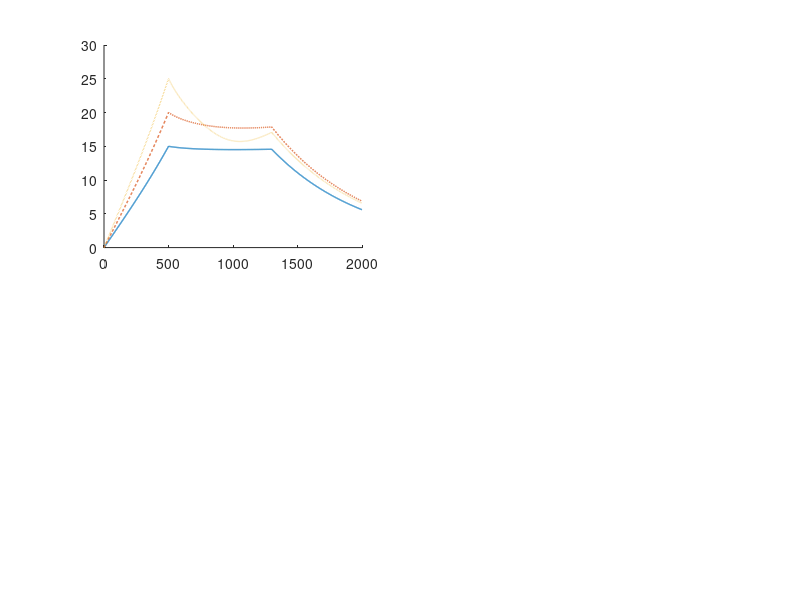

Reproduce this figure in MATLAB. (Note: this script raises an error after producing the figure.)
% MATLAB Script for Electromechanical Cavity Control
% Focus on one dominant inertial mode + non-inertial for mechanical model

clearvars; close all; clc;

disp(' Electromechanical Model Control Simulation  ');

%  Simulation Parameters 
T_s = 1e-6;         % Sampling time (s)
t_fill = 500e-6;    % Filling duration (s)
t_flattop = 800e-6; % Flattop duration (s)
t_decay = 700e-6;   % Decay duration (s)
t_pulse_end = t_fill + t_flattop + t_decay;
time_vec_sim = (0:T_s:t_pulse_end-T_s)';
n_pts = length(time_vec_sim);

n_fill_end = round(t_fill / T_s);
n_flattop_end = n_fill_end + round(t_flattop / T_s);

%  Electrical Parameters 
f_hb = 217;           % Half-bandwidth (Hz)
w_hb = 2 * pi * f_hb;   % omega_1/2 (rad/s)
w0_rho = 4.247e12;    % omega0*rho (Ohm/s or V/(A*s))

%  Simulation Cases (Vc, Predetuning, Beam Current) 
Vc_lvls_MV = [15, 20, 25];       % MV
df0_lvls_Hz = [130, 230, 370];   % Approx. optimal predetuning (Hz)
Ib_lvls_mA = [5.0, 6.5, 8.0];   % Approx. optimal beam current (mA)
num_sim_cases = length(Vc_lvls_MV);
sim_results = cell(num_sim_cases, 1);

%  Mechanical Model Constants 
L_cav_sq = (1.037)^2; 
K_L_Hz_per_MVm2_all = [0.1, 0.1, 0.1, 0.5]; % K factor Hz/(MV/m)^2
km_Hz_per_MV2_all = K_L_Hz_per_MVm2_all / L_cav_sq; % k factor Hz/MV^2

% Using ONE dominant inertial mode + non-inertial
fm_mech_Hz_inertial = 235; % Hz 
wm_mech_rs_inertial = 2 * pi * fm_mech_Hz_inertial;
Qm_mech_inertial = 100;
km_Hz_per_MV2_inertial = km_Hz_per_MV2_all(1);

tau_noni_s = 0.1e-3; 
k_noni_Hz_MV2 = km_Hz_per_MV2_all(4);

%  Main Simulation Loop 
for i_case = 1:num_sim_cases
    Vc_mag_target = Vc_lvls_MV(i_case) * 1e6; 
    df0_Hz = df0_lvls_Hz(i_case);             
    Ib_mag_flattop = Ib_lvls_mA(i_case) * 1e-3; 
    
    Vc_phase_target = 0; 
    Vc_cplx_target = Vc_mag_target * exp(1j * Vc_phase_target);
    dw0_rs = 2 * pi * df0_Hz; 
    phi_b_rel = 0; 
    Ub_phase = Vc_phase_target + phi_b_rel;
    Ub_cplx_flattop = w0_rho * Ib_mag_flattop * exp(1j * Ub_phase);

    fprintf('Simulating Case %d: Vc=%.0fMV, df0=%.0fHz, Ib=%.1fmA\n', i_case, Vc_lvls_MV(i_case), df0_Hz, Ib_lvls_mA(i_case));

    % Initialize states per case
    W_m_inert_single = [0, 0]; % [delta_w_m, dot_delta_w_m] for the single inertial mode
    dw_noni_rs = 0;
    v_cav_cplx = zeros(n_pts, 1);
    u_drive_Vps = zeros(n_pts, 1);
    i_total_abs_A = zeros(n_pts, 1);
    phi_cav_target_fill = Vc_phase_target; % Initial target phase for filling logic
                                       % This needs to be chosen to make phase at t_f = Vc_phase_target
                                       % For simplicity, start with Vc_phase_target and let it evolve via dphi/dt = DeltaOmega
    
    dw_LFD_rs = zeros(n_pts, 1);
    dw_total_rs = zeros(n_pts, 1);

    for n = 1:(n_pts-1)
        v_n_V_abs = abs(v_cav_cplx(n));
        v_n_sq_MV2 = (v_n_V_abs / 1e6)^2;

        % Simplified Mechanical Model Update (1 inertial + 1 non-inertial)
        % Inertial Mode
        km_Hz_V2_i = km_Hz_per_MV2_inertial / (1e6)^2;
        Am_m = [0, 1; -wm_mech_rs_inertial^2, -wm_mech_rs_inertial/Qm_mech_inertial];
        Bm_m_term = -2 * pi * wm_mech_rs_inertial^2 * km_Hz_V2_i;
        Bm_m = [0; Bm_m_term];
        W_dot = Am_m * W_m_inert_single' + Bm_m * v_n_V_abs^2;
        W_m_inert_single = W_m_inert_single + (W_dot * T_s)';
        dw_inert_LFD_rs = W_m_inert_single(1);
        
        % Non-Inertial Mode
        km_noni_Hz_V2_val = k_noni_Hz_MV2 / (1e6)^2;
        drv_term_noni = -2 * pi * km_noni_Hz_V2_val * v_n_V_abs^2;
        dot_dw_noni = (drv_term_noni - dw_noni_rs) / tau_noni_s;
        dw_noni_rs = dw_noni_rs + dot_dw_noni * T_s;
        
        dw_LFD_rs(n) = dw_inert_LFD_rs + dw_noni_rs;
        dw_total_rs(n) = dw0_rs + dw_LFD_rs(n);

        % Electrical Control Input
        if n <= n_fill_end % FILLING
            % Target phase for u_drive should be such that d(phi_cav)/dt = delta_w_total
            % Let the phase of u_drive be phi_u
            % v_cav_phase_current_step = angle(v_cav_cplx(n)); % This can be noisy if v_cav is small
            % phi_u = v_cav_phase_current_step + delta_w_total_rs(n) * T_s; % Predict next phase for resonance
            % Alternative: Maintain a target phase accumulator for u_drive
            phi_cav_target_fill = phi_cav_target_fill + dw_total_rs(n) * T_s;

            t_fill_curr = (n-1)*T_s;
            sinh_tf = sinh(w_hb * t_fill);
            u_mag = 0;
            if abs(sinh_tf) > 1e-9
                u_mag = w_hb * Vc_mag_target * exp(w_hb * t_fill_curr) / sinh_tf;
            end
            u_drive_Vps(n) = u_mag * exp(1j * phi_cav_target_fill);
            i_total_abs_A(n) = abs(u_drive_Vps(n)) / w0_rho;
        elseif n > n_fill_end && n <= n_flattop_end % FLATTOP
            Ac_n = -w_hb + 1j * dw_total_rs(n);
            u_drive_Vps(n) = -Ac_n * Vc_cplx_target; % This is omega0*rho*(ig-ib)
            i_total_abs_A(n) = abs(u_drive_Vps(n)) / w0_rho; % This is |ig-ib|
        else % DECAY
            u_drive_Vps(n) = 0;
            i_total_abs_A(n) = 0;
        end
        
        % Electrical Model Update
        An_elec = (1 - w_hb * T_s) + 1j * dw_total_rs(n) * T_s;
        un_elec_drive = T_s * u_drive_Vps(n);
        if n < n_pts
            v_cav_cplx(n+1) = An_elec * v_cav_cplx(n) + un_elec_drive;
        end
    end
    dw_LFD_rs(n_pts) = dw_LFD_rs(n_pts-1); 
    dw_total_rs(n_pts) = dw_total_rs(n_pts-1);
    i_total_abs_A(n_pts) = i_total_abs_A(n_pts-1);
    u_drive_Vps(n_pts) = u_drive_Vps(n_pts-1);

    sim_results{i_case}.v_cav_abs = abs(v_cav_cplx);
    sim_results{i_case}.v_cav_phase = unwrap(angle(v_cav_cplx));
    sim_results{i_case}.i_total_abs_A = i_total_abs_A;
    u_drive_phase_temp = unwrap(angle(u_drive_Vps));
    u_drive_phase_temp(abs(u_drive_Vps) < 1e-9) = NaN;
    sim_results{i_case}.u_drive_phase = u_drive_phase_temp;
    sim_results{i_case}.dw_total_rs = dw_total_rs;
    sim_results{i_case}.Vc_level_MV = Vc_lvls_MV(i_case);
end
disp('All simulations finished.');

%  Plotting (Overlaying results) 
plot_fs = 8; 
line_styles = {'-', '--', ':'};
plot_colors = lines(num_sim_cases);
Vc_legend = arrayfun(@(x) sprintf('%dMV',x), Vc_lvls_MV, 'UniformOutput', false);

figure('Name', 'Electromechanical Sim (Multi Vc - Reworked)');

subplot(2,2,1); hold on;
for i=1:num_sim_cases, plot(time_vec_sim*1e6, sim_results{i}.v_cav_abs/1e6, 'LineWidth',1, 'Color',plot_colors(i,:), 'LineStyle',line_styles{i}); end
hold off; title('$|V_{cav}(t)|$','Int','latex','FS',plot_fs+1); xlabel('Time ($\mu$s)','Int','latex','FS',plot_fs); ylabel('$|V_{cav}|$ (MV)','Int','latex','FS',plot_fs);
grid on; set(gca,'FS',plot_fs); xlim([0 t_pulse_end*1e6]); legend(Vc_legend,'Loc','SE','FS',plot_fs-1);

subplot(2,2,2); hold on;
for i=1:num_sim_cases, plot(time_vec_sim*1e6, sim_results{i}.i_total_abs_A*1e3, 'LineWidth',1, 'Color',plot_colors(i,:), 'LineStyle',line_styles{i}); end
hold off; title('$|i_{total}(t)|$','Int','latex','FS',plot_fs+1); xlabel('Time ($\mu$s)','Int','latex','FS',plot_fs); ylabel('Current (mA)','Int','latex','FS',plot_fs);
grid on; set(gca,'FS',plot_fs); xlim([0 t_pulse_end*1e6]); legend(Vc_legend,'Loc','NE','FS',plot_fs-1);

subplot(2,2,3); hold on;
for i=1:num_sim_cases
    plot(time_vec_sim*1e6, sim_results{i}.v_cav_phase, 'LineWidth',1, 'Color',plot_colors(i,:), 'LineStyle',line_styles{i});
end
hold off; title('Phase of $V_{cav}$','Int','latex','FS',plot_fs+1); xlabel('Time ($\mu$s)','Int','latex','FS',plot_fs); ylabel('Phase (rad)','Int','latex','FS',plot_fs);
grid on; set(gca,'FS',plot_fs); xlim([0 t_pulse_end*1e6]); legend(Vc_legend,'Loc','SE','FS',plot_fs-1);

subplot(2,2,4); hold on;
for i=1:num_sim_cases, plot(time_vec_sim*1e6, sim_results{i}.dw_total_rs/(2*pi), 'LineWidth',1, 'Color',plot_colors(i,:), 'LineStyle',line_styles{i}); end
hold off; title('Total Cavity Detuning $\Delta f(t)$','Int','latex','FS',plot_fs+1); xlabel('Time ($\mu$s)','Int','latex','FS',plot_fs); ylabel('$\Delta f$ (Hz)','Int','latex','FS',plot_fs);
grid on; set(gca,'FS',plot_fs); xlim([0 t_pulse_end*1e6]); legend(Vc_legend,'Loc','NE','FS',plot_fs-1);

sgtitle('Electromechanical Model ($V_{flattop}$ varied, Simplified Mech. Model)', 'Int','latex', 'FS', plot_fs+2);
disp('Plots generated using a simplified mechanical model (1 inertial + 1 non-inertial mode).');
